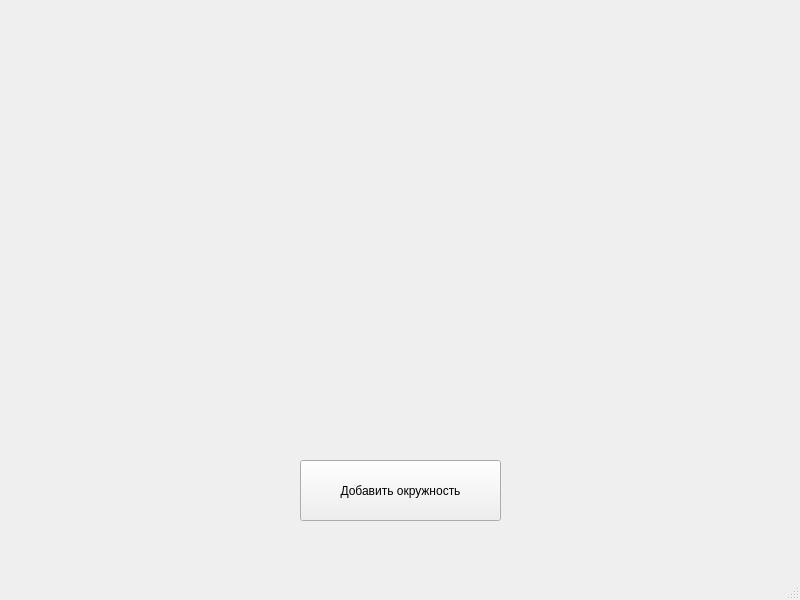
<?xml version="1.0" encoding="UTF-8"?>
<ui version="4.0">
 <class>MainWindow</class>
 <widget class="QMainWindow" name="MainWindow">
  <property name="geometry">
   <rect>
    <x>0</x>
    <y>0</y>
    <width>800</width>
    <height>600</height>
   </rect>
  </property>
  <property name="windowTitle">
   <string>MainWindow</string>
  </property>
  <widget class="QWidget" name="centralwidget">
   <widget class="QPushButton" name="pushButton">
    <property name="geometry">
     <rect>
      <x>300</x>
      <y>460</y>
      <width>201</width>
      <height>61</height>
     </rect>
    </property>
    <property name="text">
     <string>Добавить окружность</string>
    </property>
   </widget>
  </widget>
  <widget class="QMenuBar" name="menubar">
   <property name="geometry">
    <rect>
     <x>0</x>
     <y>0</y>
     <width>800</width>
     <height>21</height>
    </rect>
   </property>
  </widget>
  <widget class="QStatusBar" name="statusbar"/>
 </widget>
 <resources/>
 <connections/>
</ui>
